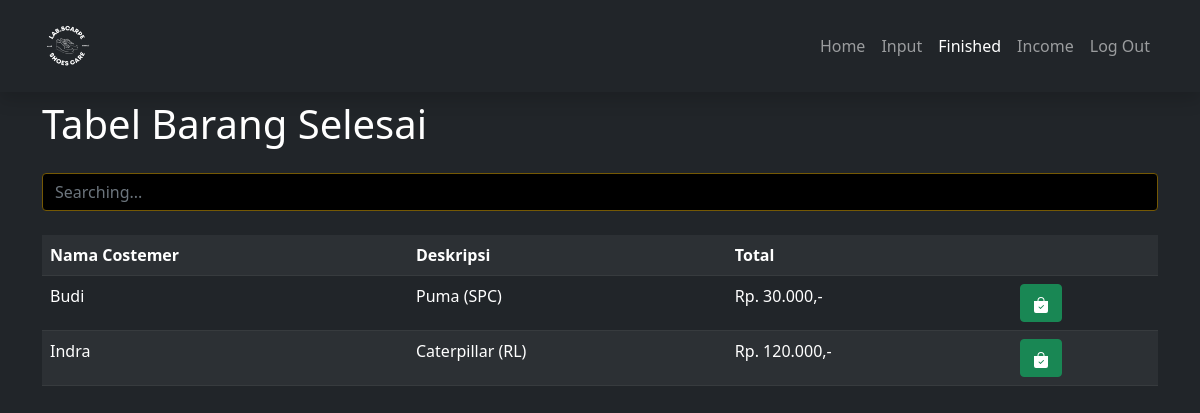
Page /finished.php (signed in) on the committed database.
### tables this page shows
CREATE TABLE `finish` (
  `id` int(11) NOT NULL,
  `namaCostemer` varchar(255) NOT NULL,
  `desc` varchar(255) NOT NULL,
  `total` int(11) NOT NULL
);

### actions/functions.php (called while the page is built, shortened)
<?php
$serverName = "localhost";
$databaseName = "inventory";
$username = "root";
$password = "";
$conn = mysqli_connect($serverName, $username, $password, $databaseName);
function query($query)
{
    global $conn;
    $result = mysqli_query($conn, $query);
    $rows = [];
    while ($row = mysqli_fetch_assoc($result)) {
        $rows[] = $row;
    }
    return $rows;
}

### finished.php (the view, shortened to what this page needs)
<?php
require 'actions/functions.php';
$finish = query("SELECT * FROM finish ORDER BY id ASC");
?>
<!DOCTYPE html>
<html lang="en">
<head>
    <link rel="stylesheet" href="css/bootstrap/bootstrap.css">
    <link rel="stylesheet" href="css/style.css">
</head>
<body>
    <nav class="navbar navbar-expand-lg navbar-dark bg-nav bg-dark shadow p-3 fixed-top" data-aos="fade-down" data-aos-duration="1500">
        <div class="container">
            <a class="navbar-brand" href="profile.php">
                <img src="img/logo-white.png" alt="Logo" width="50">
            </a>
            <div class="collapse navbar-collapse" id="navbarNavAltMarkup">
                <div class="navbar-nav ms-auto">
                    <a class="nav-link" href="inventory.php">Home</a>
                    <a class="nav-link" href="input.php">Input</a>
                    <a class="nav-link active" href="#">Finished</a>
                    <a class="nav-link" href="income.php">Income</a>
                    <a class="nav-link" href="logout.php" tabindex="-1" aria-disabled="true">Log Out</a>
                </div>
            </div>
        </div>
    </nav>
    <div class="container">
        <h1 class="judul">Tabel Barang Selesai</h1>
        <form action="" method="POST">
            <div class="input-group mb-4">
                <input type="text" name="keyword" id="search" class="form-control" placeholder="Searching..." autocomplete="off" autofocus>
            </div>
        </form>
        <table class="table table-dark table-striped table-hover">
            <tr>
                <th>Nama Costemer</th>
                <th>Deskripsi</th>
                <th>Total</th>
                <th></th>
            </tr>
            <?php foreach ($finish as $barang) : ?>
                <tr>
                    <td><?= $barang["namaCostemer"] ?></td>
                    <td><?= $barang["desc"] ?></td>
                    <td>Rp. <?= number_format($barang["total"], 0, '', '.') ?>,-</td>
                    <td>
                        <a href="actions/in.php?id=<?= $barang["id"] ?>" onclick="return confirm('Check-Out Barang ini?');" class="btn btn-success"></a>
                    </td>
                </tr>
            <?php endforeach; ?>
        </table>
    </div>
</body>
</html>

### css/style.css (style rules this page uses)
body { background: #212529 !important; color: white !important; }
input, select { background: black !important; color: white !important; border-color: #745804 !important; }
.judul { margin-top: 100px; margin-bottom: 25px; }

### rows in the picture
finish: namaCostemer "Budi", desc "Puma (SPC)", total "30.000"
finish: namaCostemer "Indra", desc "Caterpillar (RL)", total "120.000"
